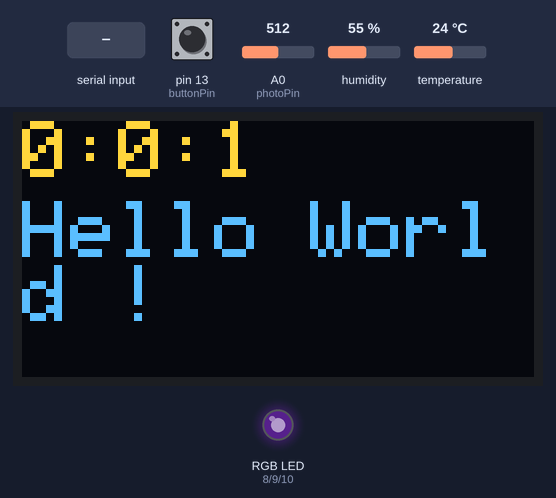
Bench run of a program on a simulated Arduino Mega 2560, built with avr-gcc and run on an emulated ATmega2560. Shown: 128×64 one-colour display, an RGB LED mixed from three pins (HIGH = lit). The inputs (shaded band) are chosen by the test bench; at power-on: A0 (photoPin) = 512, pin 13 (buttonPin) LOW, humidity 55 %, temperature 24 °C. Dim RGB values are drawn brighter than linear; the OLED is the two-colour kind (top 16 rows yellow); what the program prints to the serial monitor is not drawn.

Above: at 1.2 s.
1.3 s: "w|" received over the second serial link
At 1.5 s:
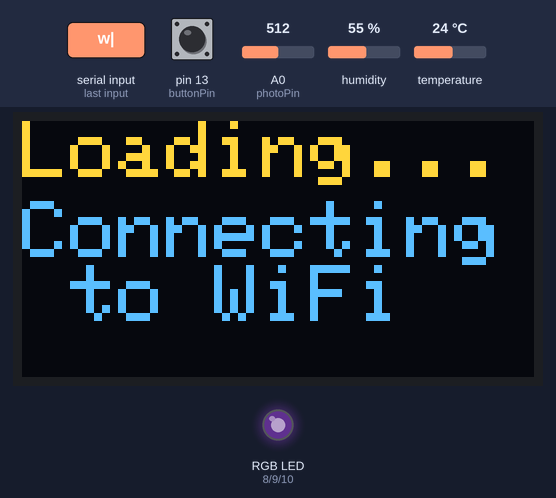
3.1 s: "m|" received over the second serial link
At 3.31 s:
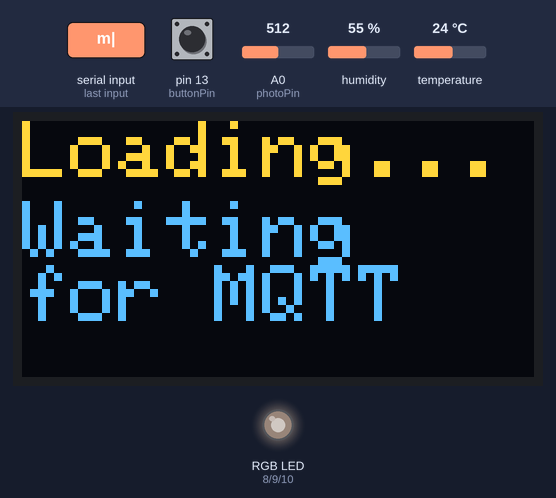
4.9 s: A0 (photoPin) set to 0
At 10.03 s:
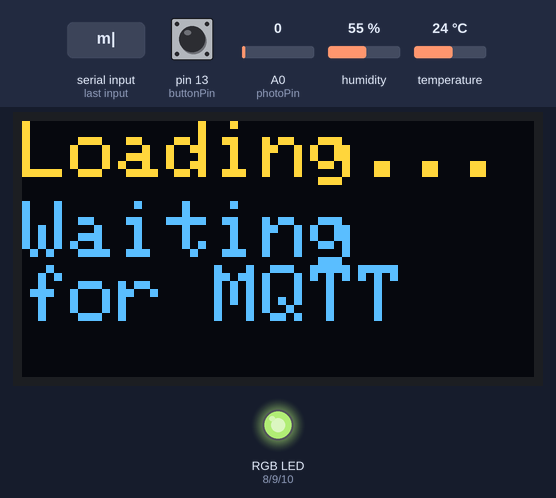
Timing chart, 0 to 23.0 s (numbered marks = the images above; inputs shaded):
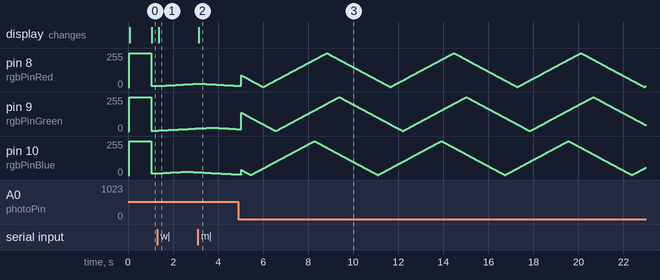

Measured:
- after the input at 1.3 s, the display: changes after 0.06 s (image 1)
- after the input at 3.1 s, the display: changes at once (image 2)

The program:

main.cpp
```cpp
#include <Arduino.h>
#include <Adafruit_SSD1306.h>
#include <Adafruit_GFX.h>
#include <string.h>
#include <math.h>
#include <DHT.h>
#include <Adafruit_Sensor.h>
#include <DHT_U.h>

#define SCREEN_WIDTH 128
#define SCREEN_HEIGHT 64 // contant for the OLED screen
#define OLED_RESET     5

// states in wich the lamp can be, idle by default
#define LOADING 0
#define IDLE 1
#define PHONEIN 2

// Different lightmode
#define OFF 0
#define TEMPERATURE 1
#define FIX 2
#define CHANGING 3

int state = IDLE;

String inString; //Input string used to recieve commands from the ESP via serial3

Adafruit_SSD1306 OLED(SCREEN_WIDTH, SCREEN_HEIGHT, &Wire, OLED_RESET);//creation of OLED screen instance

String timeStr;
int hour = 0;
int minutes = 0; //time values
int seconds = 0;
unsigned long int ticks = 0;

int red =50;
int green = 0; // color values for the LED lights
int blue = 100;

bool red_increase = true;
bool blue_increase = true;
bool green_increase = true;
int lightmode = CHANGING;//lightmode, changes the way the lamp behaves: Breathing, temperature based, custom color and off
float red_ratio = 0.5; //ratio of red when the mode of the light depend of the temperature
unsigned long int ticks_color = 0;
int lummode = 0;//change if the luminiosity is automatic or manual;
int lumvalue = 0;//the luminiosity value if lightmode is set to manual
int speed = 10;//speed of the changing colors

//Variables linked with the sensor of luminosity and temperature
int enlightment = 0;
int enlightement_scale = 0;
int temperature_scale = 0;
int temp = 0;
int humidity = 0;
unsigned long int ticks_sensor = 0;


// Connections with the pins

//Value for the pins, to change according to the shield
int rgbPinRed = 8;
int rgbPinGreen = 9;
int rgbPinBlue = 10;

//Pin for the temperature and humidity sensor
int tempPin = 11;
#define DHTTYPE    DHT11
DHT_Unified dht(tempPin, DHTTYPE);

int buttonPin = 13;
int photoPin = A0;
int interrupPin = 12;

//variables for the phone timer
int defaultValue = 20; //nombre de minutes par défaut
int timerMinutes = 20;
int timerSeconds = 0;
unsigned long int timerTicks = 0;
bool isDone = false;

void oledSetup(){//setup the oled screen, no arguments, no return values
  if(!OLED.begin(SSD1306_SWITCHCAPVCC, 0x3C)) { // Address 0x3D for 128x64
    Serial.println(F("SSD1306 allocation failed"));
    for(;;); // Don't proceed, loop forever
  }
  OLED.clearDisplay();
  OLED.setTextSize(2);                      // choix de la taille des caractères
  OLED.setTextWrap(true);                  // disable text wrap
  OLED.setTextColor(WHITE, BLACK);          // set text color to white and black background
  OLED.setCursor(0,0);
  OLED.display();
}


void oledPrint(String window, String text){//function to print text on the screen, takes to char* for the content, returns nothing.
  OLED.clearDisplay();
  OLED.setCursor(0,0);
  OLED.print(window);
  OLED.setCursor(0,20);
  OLED.print(text);
  OLED.display();
}


void oledPrintD(int x,int y, String text){//same as before, but uses a String type instead and allow to print at any wanted coordinates
  OLED.setCursor(x,y);
  OLED.print(text);
  OLED.display();
}


void setup() {
  oledSetup();
  Serial.begin(115200);//Start connection with the computer (for debugging purposes)
  Serial3.begin(115200);//Start connection with the ESP
  dht.begin();
  Serial.println(F("DHTxx Unified Sensor Example"));
  // Print temperature sensor details.
  sensor_t sensor;
  dht.temperature().getSensor(&sensor);
  dht.humidity().getSensor(&sensor);
}


void EspEvent(){//Fucntion used to handle messages recived from the ESP
  while (Serial3.available()) {
    char inChar = Serial3.read();
    inString += inChar;
    if(inChar == '|'){//Read the string until the end of command char, here a "|"
      Serial.println(inString);

      if(inString.indexOf("w|")!=-1){//Esp is connecting to wifi
        state = LOADING;
        oledPrint("Loading...","Connecting to WiFi");
      }

      if(inString.indexOf("m|")!=-1){//Esp is connecting to MQTT
        state = LOADING;
        oledPrint("Loading...","Waiting   for MQTT");
      }

      if(inString.indexOf("s|")!=-1){//Esp succesfully connected to the network.
        oledPrint("Done :)","Succes");
        delay(300);
        state = IDLE;
      }

      if(inString.indexOf("/LAMP/IN/HOUR>")!=-1){//Time was updated on the MQTT client
        hour = inString.substring(14,16).toInt();
        minutes = 0;
        seconds = 0;
      }
      if(inString.indexOf("/LAMP/IN/MINUTES>")!=-1){
        minutes = inString.substring(17,19).toInt();
        seconds = 0;
      }
      if(inString.indexOf("/LAMP/IN/SECONDS>")!=-1){
        seconds = inString.substring(17,19).toInt();
      }

      if(inString.indexOf("/LAMP/IN/RED>")!=-1){//Color was updated on the MQTT client
        red = inString.substring(13,16).toInt();
      }
      if(inString.indexOf("/LAMP/IN/GREEN>")!=-1){
        green = inString.substring(15,18).toInt();
      }
      if(inString.indexOf("/LAMP/IN/BLUE>")!=-1){
        blue = inString.substring(14,17).toInt();
      }
      if(inString.indexOf("/LAMP/IN/SPEED>")!=-1){
        speed = inString.substring(15,16).toInt();
      }

      if(inString.indexOf("/LAMP/IN/LIGHTMODE>")!=-1){//lightmode was updated on the MQTT server
        lightmode = inString.substring(19,20).toInt();
      }
      if(inString.indexOf("/LAMP/IN/LUMMODE>")!=-1){//lummode was updated on the MQTT server
        lummode = inString.substring(17,18).toInt();
      }
      if(inString.indexOf("/LAMP/IN/LUMVALUE>")!=-1){//lumvalue was updated on the MQTT server
        lumvalue = inString.substring(18,19).toInt();
      }

      inString = "";//clear the string for next command
    }
  }
}


bool checkphone(){
  if(digitalRead(buttonPin) == HIGH){
    return true;
  }else{
    return false;
  }
}

void phonetimer(){
  if(isDone == false){
    if((millis() - timerTicks) > 1000){
      timerTicks = millis();
      timerSeconds--;
      if(timerSeconds <= -1){
        timerSeconds = 59;
        timerMinutes--;
        if(timerMinutes <= -1){
          isDone = true;
        }
      }
    }

    oledPrint(String(timerMinutes)+":"+String(timerSeconds),"Continuez comme ca!");
  }else{
    oledPrint("Fini!","Félicitation !");
  }
}


String time(){//Update the time and return a String of it
  if ((millis() - ticks) > 1000) {
    ticks = millis();
    seconds++;
    if (seconds == 60){
      seconds = 0;
      minutes++;
      if (minutes == 60){
        minutes = 0;
        hour++;
        if (hour == 24){
          hour = 0;
        }
      }
    }
  }
  String str1 = String(hour);//print time
  String str2 = String(minutes);
  String str3 = String(seconds);
  String str = str1 +":"+ str2 +":"+ str3;
  return str;
}

void updateTemperatureHumiditySensor(){
  sensors_event_t event;
  dht.temperature().getEvent(&event);
  if (isnan(event.temperature)) {
    Serial.println(F("Error reading temperature!"));
  }
  else {
    Serial.print(F("Temperature: "));
    temp = map(event.temperature,10,30,0,100);
    temperature_scale = (int)temp;
    Serial.println(event.temperature);
    Serial.println(F("°C"));
  }
  // Get humidity event and print its value.
  dht.humidity().getEvent(&event);
  if (isnan(event.relative_humidity)) {
    Serial.println(F("Error reading humidity!"));
  }
  else {
    Serial.print(F("Humidity: "));
    humidity = event.relative_humidity;
    Serial.print(event.relative_humidity);
    Serial.println(F("%"));
  }
}

void convert_enlightement(){
  if((enlightment>=0)&&(enlightment<= 30)){
    enlightement_scale = map(enlightment,0,30,1,10);
  } else if(enlightment<0){
    enlightement_scale = 1;
  } else{
    enlightement_scale = 10;
  }
  if (lummode == 1){
    enlightement_scale = lumvalue;
  }
}

void updateSensors(){
  //we will read the datas of the sensors
  if((millis() - ticks_sensor)>1000){ //We read datas of the sensors every 10 seconds
    ticks_sensor = millis();
    //Check for the temperature sensor
    updateTemperatureHumiditySensor();

    //Check for the light sensor
    enlightment = map(analogRead(photoPin),0,1023,0,100); //0 to 100 is the new scale (it has no unit)
    convert_enlightement();
    Serial.print("The enlightment is : ");
    Serial.println(enlightement_scale);
    Serial.println(enlightement_scale);
  }
}


void light(int lightmode, int* r_indent, int* b_indent, int* g_indent, int speed){
  if(lightmode == OFF){

    //programm if we want to switch off the lights
    analogWrite(rgbPinRed, 0);
    analogWrite(rgbPinBlue, 0);
    analogWrite(rgbPinGreen, 0);
  } else if(lightmode == TEMPERATURE){

    //program if we want to update the led according to the environment
    analogWrite(rgbPinGreen, 0);
    if(temperature_scale < 0){
      blue = 255;
      red = 0;
    } else if(temperature_scale > 100){
      red = 255;
      blue = 0;
    } else{
      red_ratio = (float)temperature_scale * 0.01;
      red = round(255*red_ratio);

      blue = 255 - red;
    }
    //Serial.print("Value of Red : ");
    //Serial.println(red);
    //Serial.print("Value of Blue : ");
    //Serial.println(blue);
    analogWrite(rgbPinRed, red/enlightement_scale);
    analogWrite(rgbPinBlue, blue/enlightement_scale);
  } else if(lightmode == FIX){

    //program which set an unique color according to the user request
    analogWrite(rgbPinRed, red/enlightement_scale);
    analogWrite(rgbPinBlue, blue/enlightement_scale);
    analogWrite(rgbPinGreen, green/enlightement_scale);
  } else if(lightmode == CHANGING){

    //program which set different color into a loop a certain speed which is chosen by the user
    if((millis() - ticks_color)>speed){
      ticks_color = millis();

      analogWrite(rgbPinRed, red/enlightement_scale);
      analogWrite(rgbPinBlue, blue/enlightement_scale);
      analogWrite(rgbPinGreen, green/enlightement_scale);

      if(red >=255){
        red_increase = false;
      } else if(red <= 0){
        red_increase = true;
      }
      if(green >=255){
        green_increase = false;
      } else if(green <= 0){
        green_increase = true;
      }
      if(blue >=255){
        blue_increase = false;
      } else if(blue <= 0){
        blue_increase = true;
      }

      if(red_increase == true){
        red++;
      } else{
        red--;
      }

      if(green_increase == true){
        green++;
      } else{
        green--;
      }

      if(blue_increase == true){
        blue++;
      } else{
        blue--;
      }


    }

  }
}

void loop(){
  timeStr = time();
  time();
  EspEvent();
  updateSensors(); //Create a function to update the values of the sensors, maybe run in every ten seconds
  light(lightmode, &red, &blue, &green, speed); //create a function to handle changing the mode, luminiosity ect ect...

  if(state == IDLE){
    oledPrint(timeStr,"Hello World !");
    if(checkphone()){
      Serial3.print("PHONE>1|");
      state = PHONEIN;
    }
  }

  if(state == PHONEIN){
    phonetimer();
    if(!checkphone()){
      if(isDone == false){
        Serial3.print("PHONE>0|");
        oledPrint("Oh non","Vous avez echoue");
        delay(1000);
      }
      timerTicks = 0;
      timerMinutes = defaultValue;
      timerSeconds = 0;
      isDone = false;
      state = IDLE;
    }

  }
  if(interrupPin == HIGH){
    Serial.println("interrupteur");
  }
}

// MQTT topics:
// /LAMP/IN/
//   HOURS
//   MINUTES
//   SECONDS
//   RED
//   GREEN
//   BLUE
//   LIGHTMODE
//   LUMMODE
//   LUMVALUE
// /LAMP/OUT/
//   TIMER
//   PHONE
//   ALIVE
```
